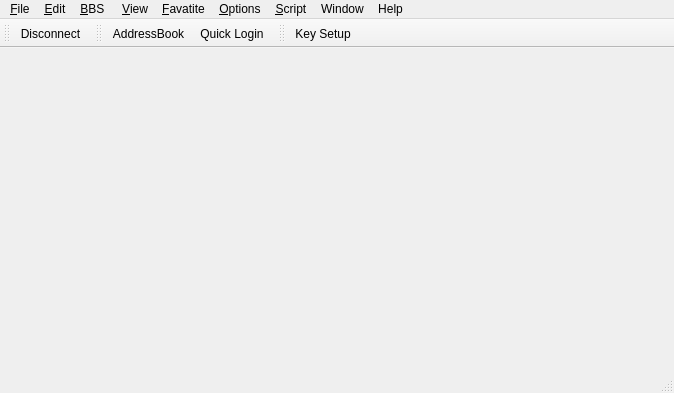
<?xml version="1.0" encoding="UTF-8"?>
<ui version="4.0">
 <class>Frame</class>
 <widget class="QMainWindow" name="Frame">
  <property name="geometry">
   <rect>
    <x>0</x>
    <y>0</y>
    <width>674</width>
    <height>393</height>
   </rect>
  </property>
  <property name="windowTitle">
   <string>QTerm</string>
  </property>
  <widget class="QMdiArea" name="mdiArea"/>
  <widget class="QMenuBar" name="menubar">
   <property name="geometry">
    <rect>
     <x>0</x>
     <y>0</y>
     <width>674</width>
     <height>20</height>
    </rect>
   </property>
   <widget class="QMenu" name="menuFile">
    <property name="title">
     <string>&amp;File</string>
    </property>
    <addaction name="actionConsole"/>
    <addaction name="actionNew_ANSI"/>
    <addaction name="actionOpen_ANSI"/>
    <addaction name="separator"/>
    <addaction name="actionSave"/>
    <addaction name="actionSave_As"/>
    <addaction name="actionClose"/>
    <addaction name="separator"/>
    <addaction name="actionQuick_Login"/>
    <addaction name="actionAddressBook"/>
    <addaction name="separator"/>
    <addaction name="actionPrint_Preview"/>
    <addaction name="actionPrint"/>
    <addaction name="actionQuit"/>
   </widget>
   <widget class="QMenu" name="menuView">
    <property name="title">
     <string>&amp;View</string>
    </property>
    <widget class="QMenu" name="menuLanguage">
     <property name="title">
      <string>Language</string>
     </property>
     <addaction name="actionEnglish"/>
     <addaction name="actionSimplified_Chinese"/>
     <addaction name="actionTraditional_Chinese"/>
    </widget>
    <widget class="QMenu" name="menuTheme">
     <property name="title">
      <string>Theme</string>
     </property>
    </widget>
    <addaction name="actionFont"/>
    <addaction name="separator"/>
    <addaction name="actionStatusbar"/>
    <addaction name="actionRuler"/>
    <addaction name="actionFullscreen"/>
    <addaction name="actionRefresh"/>
    <addaction name="menuLanguage"/>
    <addaction name="menuTheme"/>
   </widget>
   <widget class="QMenu" name="menuEdit">
    <property name="title">
     <string>&amp;Edit</string>
    </property>
    <widget class="QMenu" name="menuPaste_w_Color">
     <property name="title">
      <string>Paste w Color</string>
     </property>
     <addaction name="actionNone_Color"/>
     <addaction name="actionESC_ESC"/>
     <addaction name="actionCtrl_U"/>
     <addaction name="actionCustom"/>
    </widget>
    <widget class="QMenu" name="menuClipboard_Conversion">
     <property name="title">
      <string>Clipboard Conversion</string>
     </property>
     <addaction name="actionNone"/>
     <addaction name="actionCHS_CHT"/>
     <addaction name="actionCHT_CHS"/>
    </widget>
    <addaction name="actionCut"/>
    <addaction name="actionCopy"/>
    <addaction name="actionPaste"/>
    <addaction name="separator"/>
    <addaction name="actionAuto_Copy"/>
    <addaction name="actionRectangle_Selection"/>
    <addaction name="actionPaste_w_Wordwrap"/>
    <addaction name="separator"/>
    <addaction name="actionCopy_w_Color"/>
    <addaction name="menuPaste_w_Color"/>
    <addaction name="separator"/>
    <addaction name="actionSymbols"/>
    <addaction name="menuClipboard_Conversion"/>
   </widget>
   <widget class="QMenu" name="menuFavatite">
    <property name="title">
     <string>&amp;Favatite</string>
    </property>
    <addaction name="actionAdd_to_favarites"/>
    <addaction name="actionManage_Favarites"/>
    <addaction name="separator"/>
   </widget>
   <widget class="QMenu" name="menuBBS">
    <property name="title">
     <string>&amp;BBS </string>
    </property>
    <addaction name="actionCopy_Article"/>
    <addaction name="actionAnti_idle"/>
    <addaction name="actionAuto_Reply"/>
    <addaction name="actionSupport_Mouse"/>
    <addaction name="actionBeep_on_message"/>
    <addaction name="actionView_Message"/>
    <addaction name="actionArticle_Manager"/>
    <addaction name="actionImage_Viewer"/>
   </widget>
   <widget class="QMenu" name="menuOptions">
    <property name="title">
     <string>&amp;Options</string>
    </property>
    <addaction name="actionDefault_Session_Setting"/>
    <addaction name="actionPreference"/>
    <addaction name="separator"/>
    <addaction name="actionConfigure_Shortcuts"/>
    <addaction name="actionConfigure_Toolbars"/>
   </widget>
   <widget class="QMenu" name="menuScript">
    <property name="title">
     <string>&amp;Script</string>
    </property>
    <addaction name="actionRun"/>
    <addaction name="actionStop"/>
    <addaction name="actionDebug_Console"/>
    <addaction name="actionReload_Script"/>
   </widget>
   <widget class="QMenu" name="menuHelp">
    <property name="title">
     <string>Help</string>
    </property>
    <addaction name="actionQTerm_Online"/>
    <addaction name="actionContents"/>
    <addaction name="actionWhat_s_this"/>
    <addaction name="separator"/>
    <addaction name="actionAbout_QTerm"/>
    <addaction name="actionAbout_Qt"/>
   </widget>
   <widget class="QMenu" name="menuWindow">
    <property name="title">
     <string>Window</string>
    </property>
   </widget>
   <addaction name="menuFile"/>
   <addaction name="menuEdit"/>
   <addaction name="menuBBS"/>
   <addaction name="menuView"/>
   <addaction name="menuFavatite"/>
   <addaction name="menuOptions"/>
   <addaction name="menuScript"/>
   <addaction name="menuWindow"/>
   <addaction name="menuHelp"/>
  </widget>
  <widget class="QStatusBar" name="statusbar"/>
  <widget class="QToolBar" name="terminalToolBar">
   <property name="windowTitle">
    <string>Terminal</string>
   </property>
   <property name="orientation">
    <enum>Qt::Horizontal</enum>
   </property>
   <attribute name="toolBarArea">
    <enum>TopToolBarArea</enum>
   </attribute>
   <attribute name="toolBarBreak">
    <bool>false</bool>
   </attribute>
   <addaction name="actionDisconnect"/>
  </widget>
  <widget class="QToolBar" name="mainToolBar">
   <property name="windowTitle">
    <string>toolBar</string>
   </property>
   <attribute name="toolBarArea">
    <enum>TopToolBarArea</enum>
   </attribute>
   <attribute name="toolBarBreak">
    <bool>false</bool>
   </attribute>
   <addaction name="actionAddressBook"/>
   <addaction name="actionQuick_Login"/>
  </widget>
  <widget class="QToolBar" name="keyToolBar">
   <property name="windowTitle">
    <string>toolBar</string>
   </property>
   <attribute name="toolBarArea">
    <enum>TopToolBarArea</enum>
   </attribute>
   <attribute name="toolBarBreak">
    <bool>false</bool>
   </attribute>
   <addaction name="actionKey_Setup"/>
  </widget>
  <action name="actionQuick_Login">
   <property name="icon">
    <iconset resource="../frame.qrc">
     <normaloff>:/pic/quick.png</normaloff>:/pic/quick.png</iconset>
   </property>
   <property name="text">
    <string>Quick Login</string>
   </property>
   <property name="whatsThis">
    <string>This provides an express way to connect.</string>
   </property>
  </action>
  <action name="actionAddressBook">
   <property name="icon">
    <iconset resource="../frame.qrc">
     <normaloff>:/pic/addr.png</normaloff>:/pic/addr.png</iconset>
   </property>
   <property name="text">
    <string>&amp;AddressBook</string>
   </property>
  </action>
  <action name="actionNew_ANSI">
   <property name="text">
    <string>New ANSI</string>
   </property>
  </action>
  <action name="actionOpen_ANSI">
   <property name="text">
    <string>Open ANSI</string>
   </property>
  </action>
  <action name="actionQuit">
   <property name="text">
    <string>&amp;Quit</string>
   </property>
   <property name="iconText">
    <string>Quit</string>
   </property>
   <property name="toolTip">
    <string>Quit</string>
   </property>
   <property name="whatsThis">
    <string>This will close all windows. You will be prompted to confirm disconnent active sessions or save modified files.</string>
   </property>
  </action>
  <action name="actionSave">
   <property name="text">
    <string>Save</string>
   </property>
  </action>
  <action name="actionSave_As">
   <property name="text">
    <string>Save As...</string>
   </property>
  </action>
  <action name="actionConsole">
   <property name="text">
    <string>New &amp;Console</string>
   </property>
  </action>
  <action name="actionCopy">
   <property name="icon">
    <iconset resource="../frame.qrc">
     <normaloff>:/pic/copy.png</normaloff>:/pic/copy.png</iconset>
   </property>
   <property name="text">
    <string>&amp;Copy</string>
   </property>
  </action>
  <action name="actionPaste">
   <property name="icon">
    <iconset resource="../frame.qrc">
     <normaloff>:/pic/paste.png</normaloff>:/pic/paste.png</iconset>
   </property>
   <property name="text">
    <string>&amp;Paste</string>
   </property>
  </action>
  <action name="actionCopy_w_Color">
   <property name="icon">
    <iconset resource="../frame.qrc">
     <normaloff>:/pic/color-copy.png</normaloff>:/pic/color-copy.png</iconset>
   </property>
   <property name="text">
    <string>Copy w Color</string>
   </property>
  </action>
  <action name="actionPaste_w_Wordwrap">
   <property name="text">
    <string>Paste w Wordwrap</string>
   </property>
  </action>
  <action name="actionRectangle_Selection">
   <property name="icon">
    <iconset resource="../frame.qrc">
     <normaloff>:/pic/rect.png</normaloff>:/pic/rect.png</iconset>
   </property>
   <property name="text">
    <string>Rectangle Selection</string>
   </property>
  </action>
  <action name="actionAuto_Copy">
   <property name="checkable">
    <bool>true</bool>
   </property>
   <property name="text">
    <string>&amp;Auto Copy</string>
   </property>
  </action>
  <action name="actionSymbols">
   <property name="text">
    <string>Symbols</string>
   </property>
   <property name="toolTip">
    <string>Symbols</string>
   </property>
  </action>
  <action name="actionFullscreen">
   <property name="text">
    <string>&amp;Fullscreen</string>
   </property>
  </action>
  <action name="actionDefault_Session_Setting">
   <property name="text">
    <string>Default Session Setting</string>
   </property>
  </action>
  <action name="actionPreference">
   <property name="icon">
    <iconset resource="../frame.qrc">
     <normaloff>:/pic/pref.png</normaloff>:/pic/pref.png</iconset>
   </property>
   <property name="text">
    <string>&amp;Preference</string>
   </property>
  </action>
  <action name="actionAdd_to_favarites">
   <property name="text">
    <string>Add to favarites</string>
   </property>
  </action>
  <action name="actionManage_Favarites">
   <property name="text">
    <string>Manage Favarites ...</string>
   </property>
  </action>
  <action name="actionCopy_Article">
   <property name="icon">
    <iconset>
     <normaloff>:/pic/copyarticle.png</normaloff>:/pic/copyarticle.png</iconset>
   </property>
   <property name="text">
    <string>&amp;Copy Article</string>
   </property>
  </action>
  <action name="actionAuto_Reply">
   <property name="text">
    <string>&amp;Auto Reply</string>
   </property>
  </action>
  <action name="actionSupport_Mouse">
   <property name="icon">
    <iconset resource="../frame.qrc">
     <normaloff>:/pic/mouse.png</normaloff>:/pic/mouse.png</iconset>
   </property>
   <property name="text">
    <string>Support &amp;Mouse</string>
   </property>
  </action>
  <action name="actionBeep_on_message">
   <property name="icon">
    <iconset resource="../frame.qrc">
     <normaloff>:/pic/sound.png</normaloff>:/pic/sound.png</iconset>
   </property>
   <property name="text">
    <string>&amp;Beep on message</string>
   </property>
  </action>
  <action name="actionConfigure_Shortcuts">
   <property name="text">
    <string>Configure Shortcuts</string>
   </property>
  </action>
  <action name="actionView_Message">
   <property name="icon">
    <iconset resource="../frame.qrc">
     <normaloff>:/pic/message.png</normaloff>:/pic/message.png</iconset>
   </property>
   <property name="text">
    <string>&amp;View Message </string>
   </property>
  </action>
  <action name="actionRun">
   <property name="text">
    <string>Run...</string>
   </property>
  </action>
  <action name="actionStop">
   <property name="text">
    <string>Stop</string>
   </property>
  </action>
  <action name="actionContents">
   <property name="text">
    <string>Contents...</string>
   </property>
  </action>
  <action name="actionAbout_QTerm">
   <property name="text">
    <string>About QTerm</string>
   </property>
  </action>
  <action name="actionAbout_Qt">
   <property name="text">
    <string>About Qt</string>
   </property>
  </action>
  <action name="actionPrint">
   <property name="text">
    <string>Print</string>
   </property>
  </action>
  <action name="actionPrint_Preview">
   <property name="text">
    <string>Print Preview</string>
   </property>
  </action>
  <action name="actionClose">
   <property name="text">
    <string>Close</string>
   </property>
  </action>
  <action name="actionAnti_idle">
   <property name="icon">
    <iconset resource="../frame.qrc">
     <normaloff>:/pic/anti-idle.png</normaloff>:/pic/anti-idle.png</iconset>
   </property>
   <property name="text">
    <string>Anti-&amp;idle</string>
   </property>
  </action>
  <action name="actionDebug_Console">
   <property name="text">
    <string>Debug Console</string>
   </property>
  </action>
  <action name="actionWhat_s_this">
   <property name="text">
    <string>What's this?</string>
   </property>
  </action>
  <action name="actionQTerm_Online">
   <property name="text">
    <string>QTerm Online</string>
   </property>
  </action>
  <action name="actionConfigure_Toolbars">
   <property name="text">
    <string>Configure Toolbars</string>
   </property>
  </action>
  <action name="actionCut">
   <property name="text">
    <string>Cu&amp;t</string>
   </property>
  </action>
  <action name="actionRuler">
   <property name="text">
    <string>Ruler</string>
   </property>
  </action>
  <action name="actionFont">
   <property name="icon">
    <iconset resource="../frame.qrc">
     <normaloff>:/pic/fonts.png</normaloff>:/pic/fonts.png</iconset>
   </property>
   <property name="text">
    <string>Font</string>
   </property>
  </action>
  <action name="actionStatusbar">
   <property name="checkable">
    <bool>true</bool>
   </property>
   <property name="text">
    <string>Statusbar</string>
   </property>
   <property name="toolTip">
    <string>Show/Hide Statusbar</string>
   </property>
   <property name="whatsThis">
    <string>Show/Hide Statusbar</string>
   </property>
  </action>
  <action name="actionArticle_Manager">
   <property name="text">
    <string>Article Manager</string>
   </property>
  </action>
  <action name="actionRefresh">
   <property name="icon">
    <iconset resource="../frame.qrc">
     <normaloff>:/pic/refresh.png</normaloff>:/pic/refresh.png</iconset>
   </property>
   <property name="text">
    <string>Refresh</string>
   </property>
  </action>
  <action name="actionReload_Script">
   <property name="text">
    <string>Reload Script</string>
   </property>
  </action>
  <action name="actionImage_Viewer">
   <property name="text">
    <string>Image Viewer</string>
   </property>
  </action>
  <action name="actionNone">
   <property name="checkable">
    <bool>true</bool>
   </property>
   <property name="text">
    <string>None</string>
   </property>
  </action>
  <action name="actionCHS_CHT">
   <property name="checkable">
    <bool>true</bool>
   </property>
   <property name="text">
    <string>CHS -&gt; CHT</string>
   </property>
  </action>
  <action name="actionCHT_CHS">
   <property name="checkable">
    <bool>true</bool>
   </property>
   <property name="text">
    <string>CHT -&gt; CHS</string>
   </property>
  </action>
  <action name="actionEnglish">
   <property name="text">
    <string>English</string>
   </property>
  </action>
  <action name="actionNone_Color">
   <property name="checkable">
    <bool>true</bool>
   </property>
   <property name="text">
    <string>None</string>
   </property>
  </action>
  <action name="actionESC_ESC">
   <property name="checkable">
    <bool>true</bool>
   </property>
   <property name="text">
    <string>ESC ESC [</string>
   </property>
  </action>
  <action name="actionCtrl_U">
   <property name="checkable">
    <bool>true</bool>
   </property>
   <property name="text">
    <string>Ctrl+U [</string>
   </property>
  </action>
  <action name="actionCustom">
   <property name="checkable">
    <bool>true</bool>
   </property>
   <property name="text">
    <string>Custom ...</string>
   </property>
  </action>
  <action name="actionSimplified_Chinese">
   <property name="text">
    <string>Simplified Chinese</string>
   </property>
  </action>
  <action name="actionTraditional_Chinese">
   <property name="text">
    <string>Traditional Chinese</string>
   </property>
  </action>
  <action name="actionKey_Setup">
   <property name="icon">
    <iconset resource="../frame.qrc">
     <normaloff>:/pic/keys.png</normaloff>:/pic/keys.png</iconset>
   </property>
   <property name="text">
    <string>Key Setup</string>
   </property>
   <property name="toolTip">
    <string>Key Setup</string>
   </property>
  </action>
  <action name="actionDisconnect">
   <property name="icon">
    <iconset resource="../frame.qrc">
     <normaloff>:/pic/disconnect.png</normaloff>:/pic/disconnect.png</iconset>
   </property>
   <property name="text">
    <string>Disconnect</string>
   </property>
   <property name="toolTip">
    <string>Disconnect</string>
   </property>
  </action>
 </widget>
 <resources>
  <include location="../frame.qrc"/>
 </resources>
 <connections/>
</ui>
